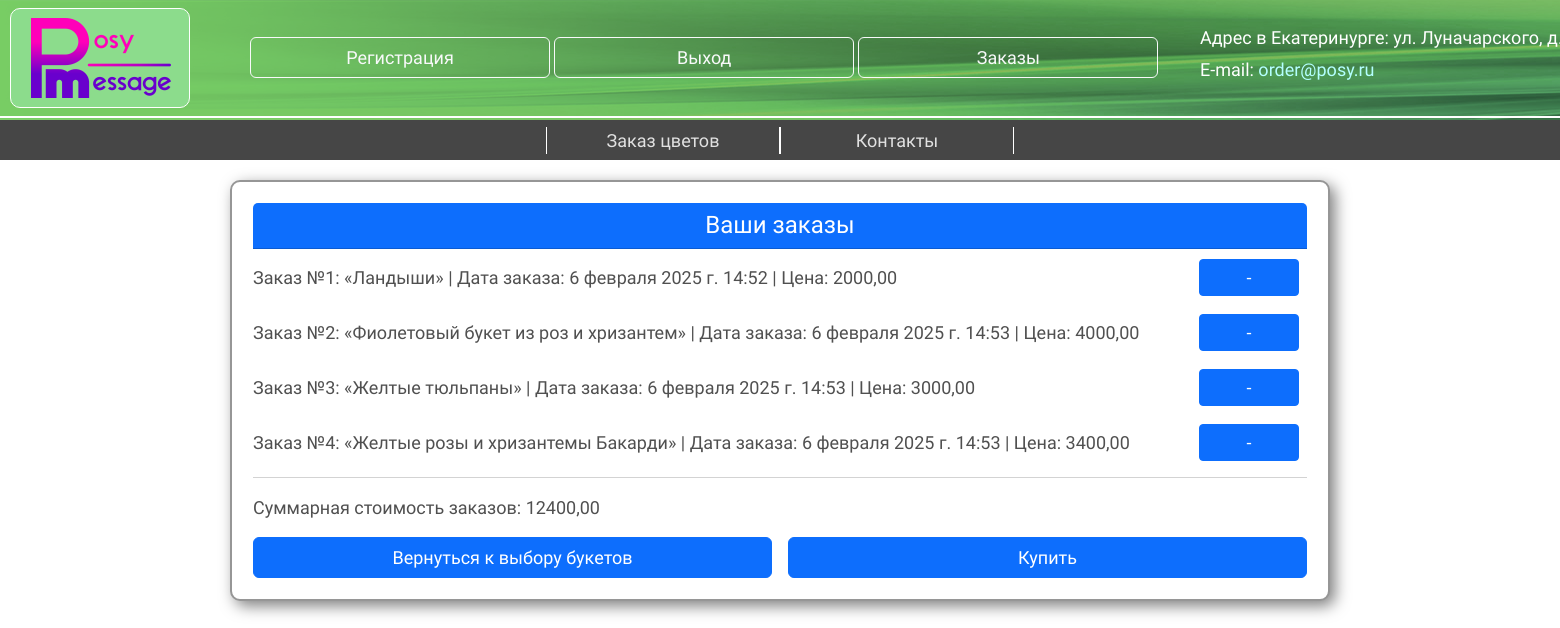
Page /orders/ (signed in) on the earlier database version.
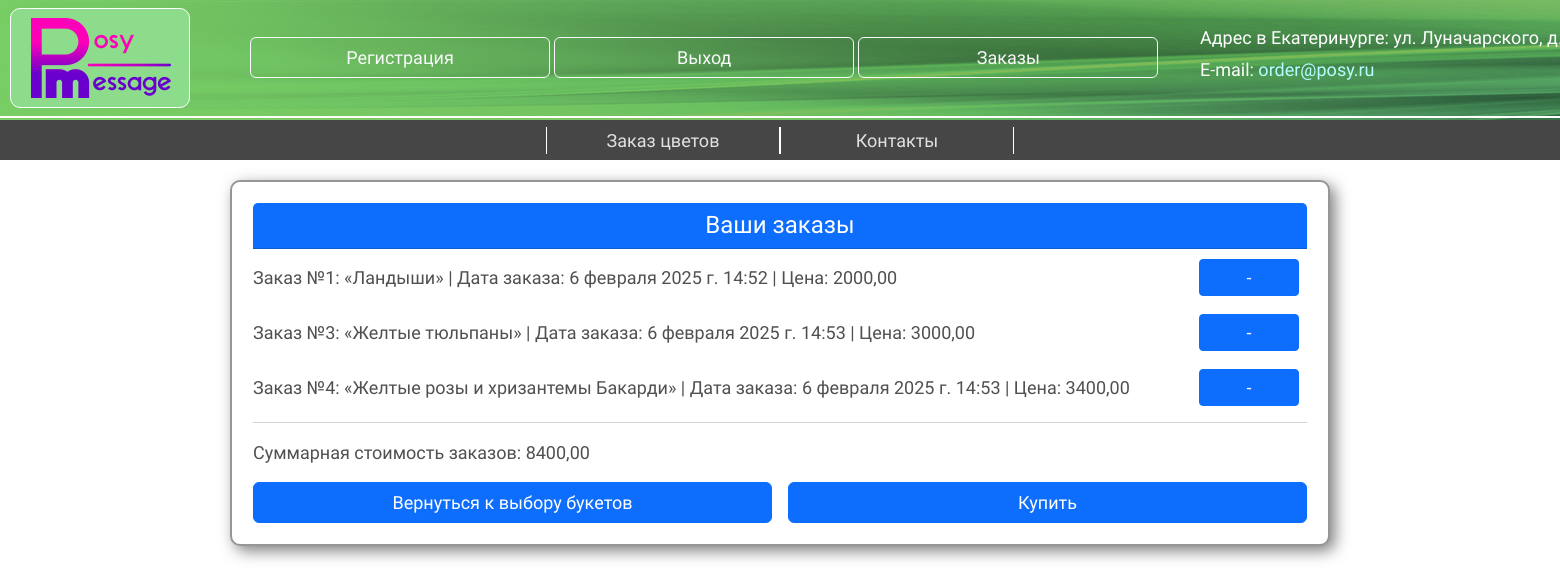
Same page on the later database version.
### main/models.py (models this page shows, shortened)
class Order(models.Model):
    user: str = models.ForeignKey(User, on_delete=models.CASCADE)
    flower: str = models.ForeignKey(Flower, on_delete=models.CASCADE)
    order_price: float = models.DecimalField('Цена букета', max_digits=10, decimal_places=2)
    order_date: str = models.DateTimeField('Дата заказа', auto_now_add=True)
    class Meta:
        verbose_name = 'Заказ'
        verbose_name_plural = 'Заказы'

class Flower(models.Model):
    posy_name: str = models.CharField('Название букета', max_length=50, unique=True, null=False)
    price: float = models.DecimalField('Цена букета', max_digits=10, decimal_places=2)
    posy_path: str = models.CharField('Путь к фото букета', max_length=255, default='main/img/posies/small_01.png')
    telegram_id: int = models.CharField('ID фото в Telegram', max_length=255, null=True, blank=True)
    class Meta:
        verbose_name = 'Букет'
        verbose_name_plural = 'Букеты'

### main/views.py (the view)
# urls.py: path('orders/', views.view_orders, name='orders'),
@login_required
def view_orders(request):
    user_orders = Order.objects.filter(user=request.user)
    amount_price = sum(order.order_price for order in user_orders)
    return render(request, 'orders.html', {'orders': user_orders, 'amount': amount_price})

### main/templates/main/orders.html (shortened to what this page needs)
{% extends 'layout.html' %}
{% block content %}
<div class="card" style="width: 1100px;">
    <div class="card-body">
        <div class="card-header text-center bg-primary text-white">
            <h4 class="mb-0">Ваши заказы</h4>
        </div>
        {% for order in orders %}
        <div class="d-flex align-items-center justify-content-between mb-2">
            <p class="mb-0 order">Заказ №{{order.id}}: «{{order.flower.posy_name}}» | Дата заказа: {{order.order_date}} | Цена: {{order.order_price}}</p>
            <div class="ms-auto">
                <form action="{% url 'delete_order' order.id %}" method="POST" class="d-flex align-items-center">
                    <button type="submit" class="btn btn-primary btn-sm me-2">-</button>
                </form>
            </div>
        </div>
        {% empty %}
            <p>Заказов нет</p>
        {% endfor %}
        <hr>
            <p class="mb-0 order">Суммарная стоимость заказов: {{amount}}</p>
        <div class="d-flex justify-content-center mt-3 gap-3">
            <a href="{% url 'flowers' %}" class="btn btn-primary w-100 ">Вернуться к выбору букетов</a>
            <a href="{% url 'bond' %}" class="btn btn-primary w-100">Купить</a>
        </div>
    </div>
</div>
{% endblock %}

Differences in the rows shown:
removed Order: id "2", flower.posy_name "Фиолетовый букет из роз и хризантем", order_date "6 февраля 2025 г. 14:53", order_price "4000,00"
Other differences:
{{ amount }}: "12400,00" → "8400,00"
